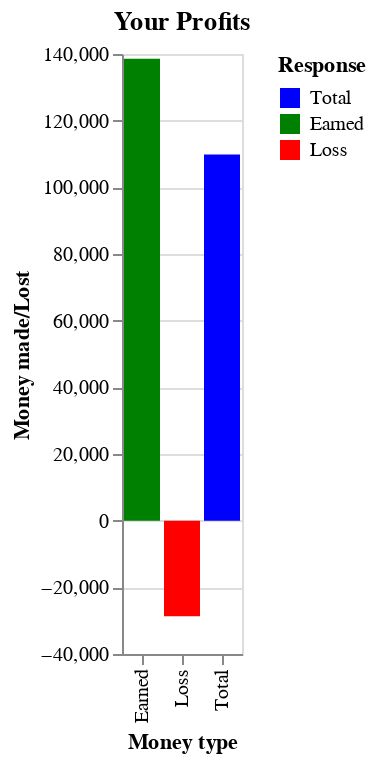

Notebook code for this chart:
### Code cell
chart2

### Figure 1 — Vega-Lite specification as saved in the notebook (floating-point values rounded to 4 significant figures)
{"config": {"view": {"continuousWidth": 400, "continuousHeight": 300}}, "data": {"name": "data-b92e7363a4384b381bff9f258ef518d5"}, "mark": "bar", "encoding": {"color": {"field": "Response", "scale": {"domain": ["Total", "Earned", "Loss"], "range": ["blue", "green", "red"]}, "type": "nominal"}, "x": {"field": "Response", "title": "Money type", "type": "nominal"}, "y": {"field": "Count", "title": "Money made/Lost", "type": "quantitative"}}, "title": "Your Profits", "$schema": "https://vega.github.io/schema/vega-lite/v4.17.0.json", "datasets": {"data-b92e7363a4384b381bff9f258ef518d5": [{"Response": "Total", "Count": 109900.0}, {"Response": "Earned", "Count": 138600.0}, {"Response": "Loss", "Count": -28690.0}]}}
